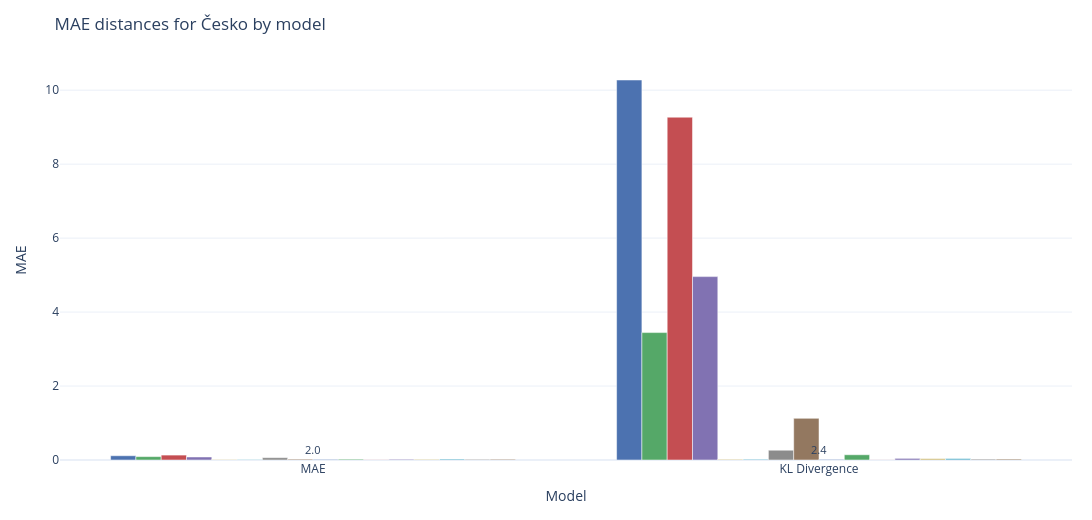

Notebook code for this chart:
### Code cell
panel_data, election_data, voting_results_dict = load_csv_files(voting_type="VotingPick", drop_voted_flag=True, drop_both_flag=True)
# drop all but "Česko" from election_data
election_data = election_data.loc['Česko'].to_frame().T

latent_prefs_dict = load_latent_prefs(drop_voted_flag=True, drop_both_flag=True)
agentury = load_agentury(drop_voted_flag=True, drop_both_flag=True).drop(columns=['url'])
# iterate over rows of agentury and add them to latent_prefs_dict as DataFrames
for agentura in agentury.index:
    ag_df = agentury.loc[agentura].to_frame().T
    # replace the index value with "Česko"
    ag_df.index = ["Česko"]
    # replace the index name with "region"
    ag_df.index.name = "region"
    latent_prefs_dict[agentura] = ag_df
plot_cesko_distances_grouped_bars(election_data,
                                        panel_data,
                                        voting_results_dict,
                                        latent_prefs_dict,
                                        distances=['KL Divergence', 'MAE'],
                                        figure_width=1200,
                                        )

### Figure 1 — Plotly figure (JSON) as saved in the notebook; plotly's stock layout.template omitted (floating-point values rounded to 4 significant figures)
{"data": [{"marker": {"color": "#4C72B0"}, "name": "gpt-4.1-nano", "showlegend": false, "x": ["MAE", "KL Divergence"], "y": [0.1152, 10.28], "type": "bar"}, {"marker": {"color": "#55A868"}, "name": "gpt-4.1", "showlegend": false, "x": ["MAE", "KL Divergence"], "y": [0.09168, 3.446], "type": "bar"}, {"marker": {"color": "#C44E52"}, "name": "gpt-4o-mini", "showlegend": false, "x": ["MAE", "KL Divergence"], "y": [0.1327, 9.269], "type": "bar"}, {"marker": {"color": "#8172B2"}, "name": "gpt-4o", "showlegend": false, "x": ["MAE", "KL Divergence"], "y": [0.08183, 4.959], "type": "bar"}, {"marker": {"color": "#CCB974"}, "name": "claimed", "showlegend": false, "x": ["MAE", "KL Divergence"], "y": [0.01391, 0.01954], "type": "bar"}, {"marker": {"color": "#64B5CD"}, "name": "gpt-4.1-nano-citizen", "showlegend": false, "x": ["MAE", "KL Divergence"], "y": [0.01423, 0.02167], "type": "bar"}, {"marker": {"color": "#8C8C8C"}, "name": "gpt-4.1-citizen", "showlegend": false, "x": ["MAE", "KL Divergence"], "y": [0.0631, 0.2643], "type": "bar"}, {"marker": {"color": "#937860"}, "name": "gpt-4o-mini-citizen", "showlegend": false, "x": ["MAE", "KL Divergence"], "y": [0.02211, 1.126], "type": "bar"}, {"marker": {"color": "#4C72B0"}, "name": "gpt-4o-citizen", "showlegend": false, "x": ["MAE", "KL Divergence"], "y": [0.01591, 0.01581], "type": "bar"}, {"marker": {"color": "#55A868"}, "name": "gpt-4.1-nano-direct", "showlegend": false, "x": ["MAE", "KL Divergence"], "y": [0.02128, 0.1418], "type": "bar"}, {"marker": {"color": "#C44E52"}, "name": "gpt-4.1-direct", "showlegend": false, "x": ["MAE", "KL Divergence"], "y": [0.004723, 0.003247], "type": "bar"}, {"marker": {"color": "#8172B2"}, "name": "gpt-4o-mini-direct", "showlegend": false, "x": ["MAE", "KL Divergence"], "y": [0.0192, 0.04375], "type": "bar"}, {"marker": {"color": "#CCB974"}, "name": "gpt-4o-direct", "showlegend": false, "x": ["MAE", "KL Divergence"], "y": [0.01782, 0.03924], "type": "bar"}, {"marker": {"color": "#64B5CD"}, "name": "STEM", "showlegend": false, "x": ["MAE", "KL Divergence"], "y": [0.02736, 0.04208], "type": "bar"}, {"marker": {"color": "#8C8C8C"}, "name": "Median", "showlegend": false, "x": ["MAE", "KL Divergence"], "y": [0.01844, 0.02339], "type": "bar"}, {"marker": {"color": "#937860"}, "name": "Kantar CZ", "showlegend": false, "x": ["MAE", "KL Divergence"], "y": [0.01982, 0.02445], "type": "bar"}], "layout": {"title": {"text": "MAE distances for Česko by model"}, "margin": {"l": 60, "r": 20, "t": 60, "b": 60}, "width": 1200, "height": 520, "showlegend": false, "annotations": [{"font": {"size": 11}, "showarrow": false, "text": "2.0", "x": "MAE", "xanchor": "center", "y": 0.01982, "yanchor": "bottom"}, {"font": {"size": 11}, "showarrow": false, "text": "2.4", "x": "KL Divergence", "xanchor": "center", "y": 0.02445, "yanchor": "bottom"}], "xaxis": {"title": {"text": "Model"}, "tickangle": 0}, "yaxis": {"title": {"text": "MAE"}}}}
